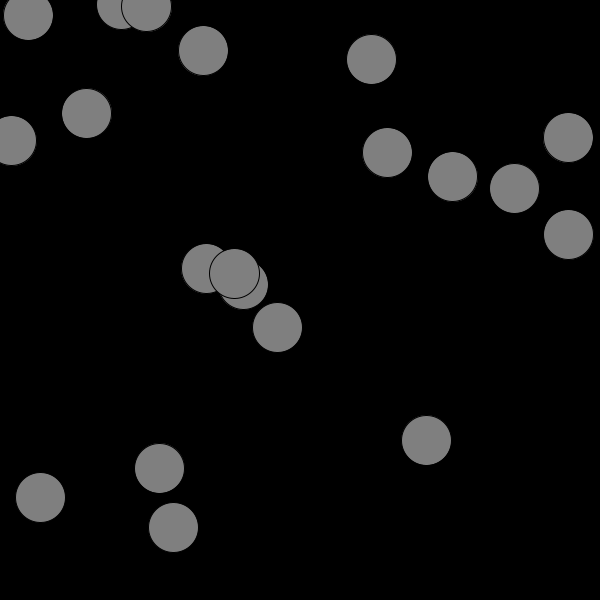
Frame 1 (no input)
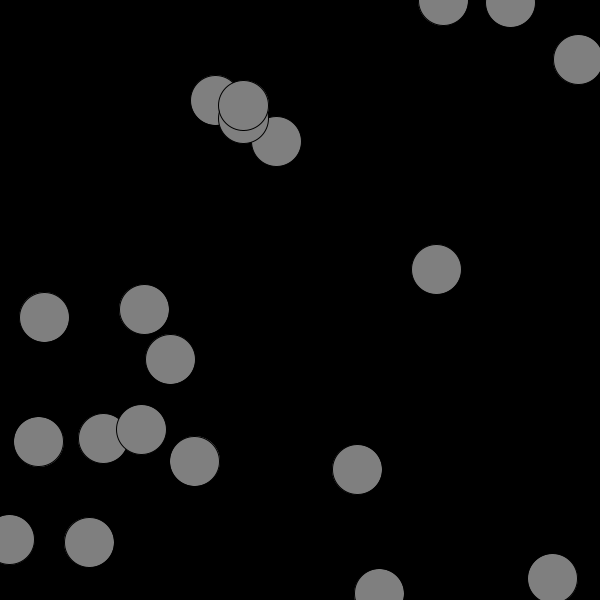
Frame 60 (the mouse pressed at the canvas centre just before this capture)
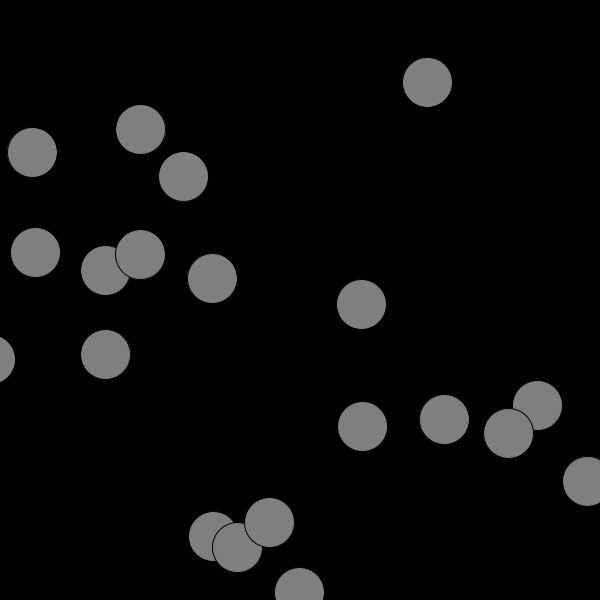
Frame 120 (the mouse held since frame 60 and released just before this capture)

The Processing sketch that drew these frames (run headless with seeded random() and noise(); from frame 60 on, the mouse is pressed at the canvas centre):

// Processing sketch: ballone_bubble
// ── ballone_bubble.pde
 
class circle

{
  float x;
  float y;
  float yspeed=3;


  circle(float t )
  {
    x =random( width);
    y = random(height);
  }

  void ascend()
  {
    y = y-yspeed;
    x = x+random(-3, 3);
    y = y+random(-2,2);
  }
  void display()
  {
    stroke(0);
    fill(127);
    ellipse(x, y, 50, 50);
  }
  void top()
  {
    if (y<0) {
      y=600;
    }
  }
}


circle[] circles = new circle[20];

void setup()
{
  size(600, 600);
  for (int i=0; i<20; i++ )
    circles[i] = new circle(64);
}
void draw()
{
  background(0); 
  for (int i=0; i<20; i++ )
  { 
    circles[i].ascend();
    circles[i].display();
    circles[i].top();
  }
}
